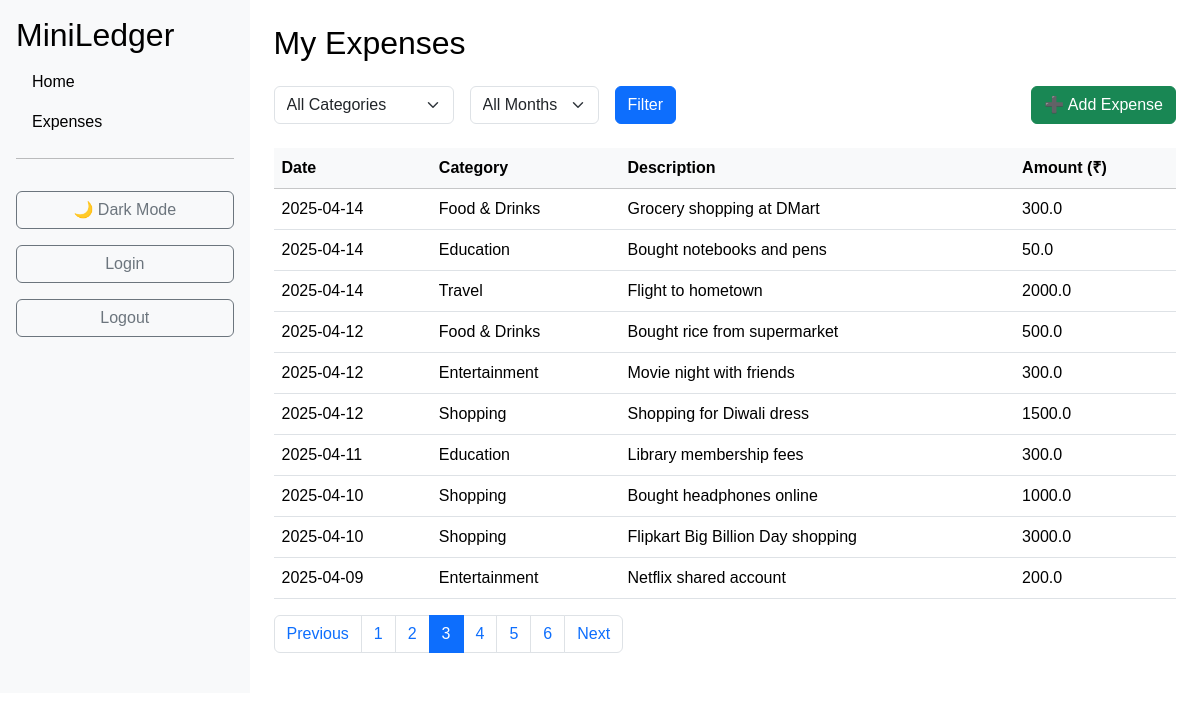
Screenshot of /expenses?page=3&category=All&month=All (signed in) with the database file from the repository.
### app.py (models this page shows)
class Expenses(db.Model):
    id: Mapped[int] = mapped_column(primary_key=True, nullable=False)
    amount: Mapped[float] = mapped_column(nullable=False)
    date: Mapped[str] = mapped_column(nullable=False)
    description: Mapped[str] = mapped_column(nullable=True)
    category: Mapped[str] = mapped_column(nullable=False)
    transaction_type: Mapped[str] = mapped_column(nullable=False)

### app.py (the view)
@app.route('/expenses', methods=['GET', 'POST'])
def expenses():
    form = FilterForm()
    unique_categories = db.session.query(Expenses.category).distinct().all()
    category_list = [cat[0] for cat in unique_categories]
    month_list = ['January', 'February', 'March', 'April', 'May', 'June',
                  'July', 'August', 'September', 'October', 'November', 'December']
    form.category.choices = [('All', 'All Categories')] + [(cat, cat) for cat in category_list]
    form.month.choices = [('All', 'All Months')] + [(month, month) for month in month_list]
    selected_category = request.args.get('category', 'All')
    selected_month = request.args.get('month', 'All')
    page = request.args.get('page', 1, type=int)
    query = Expenses.query.filter_by(transaction_type='Expense')
    if selected_category != 'All':
        query = query.filter(Expenses.category == selected_category)
    if selected_month != 'All':
        query = query.filter(func.strftime('%m', Expenses.date) == str(month_list.index(selected_month)+1).zfill(2))
    expenses_paginated = query.order_by(Expenses.date.desc()).paginate(page=page, per_page=10)
    return render_template('expenses.html', form=form, expenses=expenses_paginated, selected_category=selected_category, selected_month=selected_month, logged_in=current_user.is_authenticated)

### app.py
class FilterForm(FlaskForm):
    category = SelectField('Category', choices=[], validators=[Optional()])
    month = SelectField('Month', choices=[], validators=[Optional()])
    submit = SubmitField('Filter')

### app.py (called while the page is built)
@login_manager.user_loader
def load_user(user_id):
    return db.get_or_404(User, user_id)

### templates/expenses.html (shortened to what this page needs)
{% extends "base.html" %}
{% block content %}
{% if logged_in %}
<h2 class="mb-4">My Expenses</h2>
<form method="get" action="{{ url_for('expenses') }}" class="d-flex gap-3 mb-4 align-items-end flex-wrap">
    <div>{{ form.category(class="form-select") }}</div>
    <div>{{ form.month(class="form-select") }}</div>
    <div>{{ form.submit(class="btn btn-primary") }}</div>
    <div class="ms-auto">
        <a href="{{ url_for('add') }}" class="btn btn-success">➕ Add Expense</a>
    </div>
</form>
<table class="table table-hover">
    <thead class="table-light">
        <tr>
            <th>Date</th>
            <th>Category</th>
            <th>Description</th>
            <th>Amount (₹)</th>
        </tr>
    </thead>
    <tbody>
        {% for expense in expenses.items %}
        <tr>
            <td>{{ expense.date }}</td>
            <td>{{ expense.category }}</td>
            <td>{{ expense.description or '-' }}</td>
            <td>{{ expense.amount }}</td>
        </tr>
        {% endfor %}
    </tbody>
</table>
<nav aria-label="Expenses Pagination">
  <ul class="pagination">
    {% if expenses.has_prev %}
      <li class="page-item">
        <a class="page-link" href="{{ url_for('expenses', page=expenses.prev_num, category=selected_category, month=selected_month) }}">Previous</a>
      </li>
    {% else %}
      <li class="page-item disabled">
        <span class="page-link">Previous</span>
      </li>
    {% endif %}
    {% for page_num in expenses.iter_pages(left_edge=1, right_edge=1, left_current=2, right_current=2) %}
      {% if page_num %}
        {% if page_num == expenses.page %}
          <li class="page-item active"><span class="page-link">{{ page_num }}</span></li>
        {% else %}
          <li class="page-item"><a class="page-link" href="{{ url_for('expenses', page=page_num, category=selected_category, month=selected_month) }}">{{ page_num }}</a></li>
        {% endif %}
      {% else %}
        <li class="page-item disabled"><span class="page-link">...</span></li>
      {% endif %}
    {% endfor %}
    {% if expenses.has_next %}
      <li class="page-item">
        <a class="page-link" href="{{ url_for('expenses', page=expenses.next_num, category=selected_category, month=selected_month) }}">Next</a>
      </li>
    {% else %}
      <li class="page-item disabled">
        <span class="page-link">Next</span>
      </li>
    {% endif %}
  </ul>
</nav>
        {% endif %}
{% endblock %}

### static/css/style.css (style rules this page uses)
body { --bg-color: #ffffff; --text-color: #000000; --sidebar-bg: #f8f9fa; --sidebar-link: #000000; --sidebar-link-hover: #0056b3; --content-bg: #ffffff; background-color: var(--bg-color); color: var(--text-color); font-family: 'Arial', sans-serif; margin: 0; padding: 0; }

### rows the page displays
Expenses: date "2025-04-14", category "Food & Drinks", description "Grocery shopping at DMart", amount "300.0"
Expenses: date "2025-04-14", category "Education", description "Bought notebooks and pens", amount "50.0"
Expenses: date "2025-04-14", category "Travel", description "Flight to hometown", amount "2000.0"
Expenses: date "2025-04-12", category "Food & Drinks", description "Bought rice from supermarket", amount "500.0"
Expenses: date "2025-04-12", category "Entertainment", description "Movie night with friends", amount "300.0"
Expenses: date "2025-04-12", category "Shopping", description "Shopping for Diwali dress", amount "1500.0"
Expenses: date "2025-04-11", category "Education", description "Library membership fees", amount "300.0"
Expenses: date "2025-04-10", category "Shopping", description "Bought headphones online", amount "1000.0"
Expenses: date "2025-04-10", category "Shopping", description "Flipkart Big Billion Day shopping", amount "3000.0"
Expenses: date "2025-04-09", category "Entertainment", description "Netflix shared account", amount "200.0"

### other values shown
{{ page_num }} "1" "2" "4" "5" "6"
{{ page_num }} "3"
